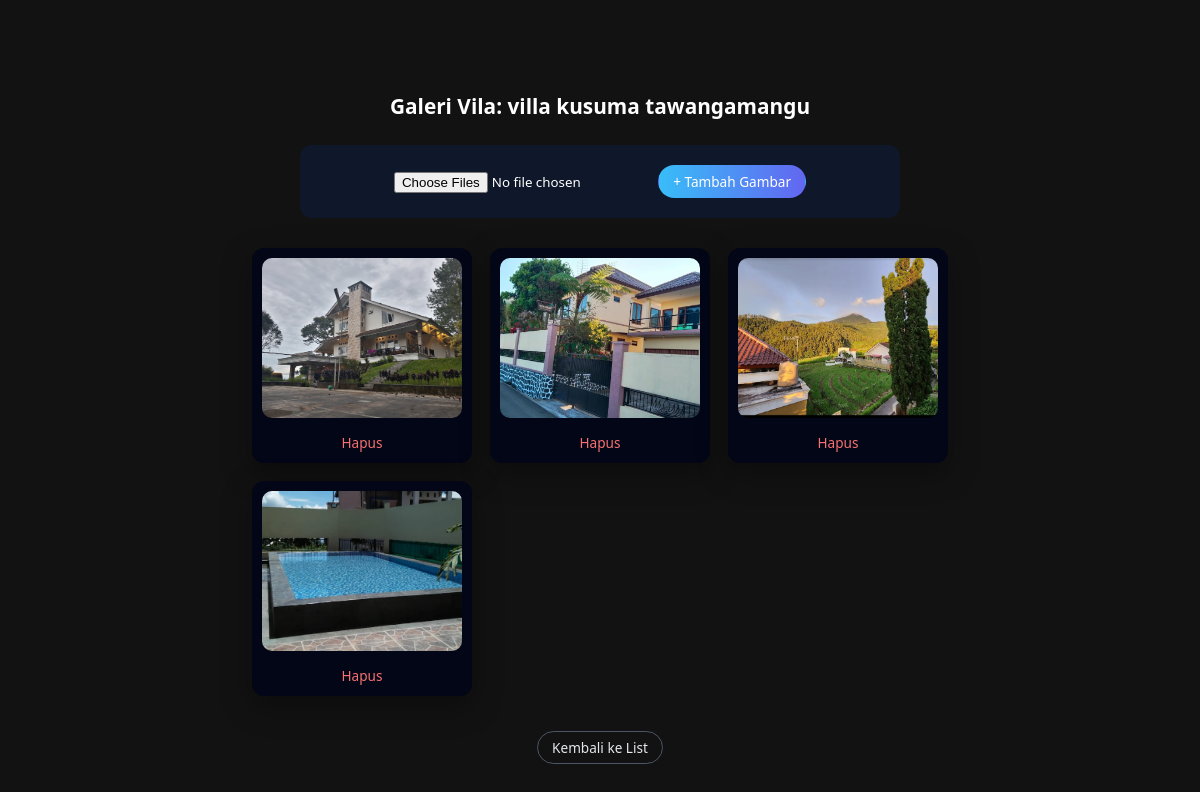
The app's page /admin/vila_galeri.php?id=10 (signed in) with its own data.
### tables this page shows
CREATE TABLE `vila` (
  `id_vila` int(11) NOT NULL,
  `nama_vila` varchar(100) NOT NULL,
  `lokasi` varchar(100) NOT NULL,
  `harga` int(11) NOT NULL,
  `deskripsi` text DEFAULT NULL,
  `fasilitas` text DEFAULT NULL,
  `rating` float DEFAULT NULL,
  `gambar` varchar(255) DEFAULT NULL,
  `latitude` decimal(20,16) DEFAULT NULL,
  `longitude` decimal(20,16) DEFAULT NULL
);

CREATE TABLE `vila_gambar` (
  `id_gambar` int(11) NOT NULL,
  `id_vila` int(11) DEFAULT NULL,
  `nama_file` varchar(255) DEFAULT NULL,
  `created_at` timestamp NOT NULL DEFAULT current_timestamp()
);

### admin/vila_galeri.php (the view, shortened to what this page needs)
<?php
require_once "../config/database.php";
$id_vila = (int) $_GET['id'];
$vila = mysqli_query($conn, "SELECT * FROM vila WHERE id_vila = $id_vila");
$dataVila = mysqli_fetch_assoc($vila);
$gambar = mysqli_query($conn, "
    SELECT * FROM vila_gambar
    WHERE id_vila = $id_vila
");
?>
<!DOCTYPE html>
<html lang="id">
<head>
<link rel="stylesheet" href="../assets/css/style.css">
</head>
<body>
<div class="main-container">
    <h2 class="section-title">
        Galeri Vila: <?= htmlspecialchars($dataVila['nama_vila']); ?>
    </h2>
    <div class="galeri-upload-top">
        <form method="post" enctype="multipart/form-data">
            <input type="file" name="gambar[]" multiple required>
            <button type="submit" name="upload" class="btn-primary">
                + Tambah Gambar
            </button>
        </form>
    </div>
    <div class="galeri-grid">
        <?php while ($g = mysqli_fetch_assoc($gambar)) : ?>
            <div class="galeri-item">
                <img src="../assets/img/<?= $g['nama_file']; ?>" alt="">
                <a href="vila_gambar_delete.php?id=<?= $g['id_gambar']; ?>&vila=<?= $id_vila; ?>"
                   onclick="return confirm('Hapus gambar ini?')"
                   class="btn-delete">
                    Hapus
                </a>
            </div>
        <?php endwhile; ?>
    </div>
    <div class="galeri-footer">
        <a href="vila_list.php" class="btn-outline">
            Kembali ke List
        </a>
    </div>
</div>
</body>
</html>

### assets/css/style.css (style rules this page uses)
* { box-sizing: border-box; margin: 0; padding: 0; font-family: system-ui, -apple-system, BlinkMacSystemFont, "Segoe UI", sans-serif; }
html, body { height: 100%; margin: 0; }
body { margin: 0; padding: 0; background: #121212; color: white; display: flex; flex-direction: column; padding-top: 0px; }
.btn-primary, .btn-outline { border-radius: 999px; padding: 6px 14px; font-size: 0.85rem; border: 1px solid transparent; }
.btn-primary { background: linear-gradient(90deg,#38bdf8,#6366f1); color: white !important; text-decoration: none; }
.btn-outline { border-color: #4b5563; color: #e5e7eb !important; text-decoration: none; }
.main-container { width: 100%; padding: 60px; }
.section-title { margin-top: 32px; margin-bottom: 12px; font-size: 1.3rem; font-weight: 600; text-align: center; }
.galeri-upload-top { background: #0f172a; padding: 20px; border-radius: 12px; margin: 25px auto; max-width: 600px; text-align: center; }
.galeri-grid { display: grid; grid-template-columns: repeat(auto-fit, minmax(220px, 1fr)); gap: 18px; width: fit-content; max-width: 900px; margin: 30px auto 0; }
.galeri-item { background: #020617; padding: 10px; border-radius: 12px; width: 220px; text-align: center; box-shadow: 0 10px 30px rgba(0,0,0,0.35); transition: transform 0.2s ease; }
.galeri-item img { width: 100%; height: 160px; object-fit: cover; border-radius: 10px; margin-bottom: 8px; }
.btn-delete { color: #f87171; font-size: 0.85rem; text-decoration: none; }
.galeri-footer { margin: 40px 0; text-align: center; }

### records on screen
vila: nama_vila "villa kusuma tawangamangu"
vila_gambar: nama_file (picture)
vila_gambar: nama_file (picture)
vila_gambar: nama_file (picture)
vila_gambar: nama_file (picture)
